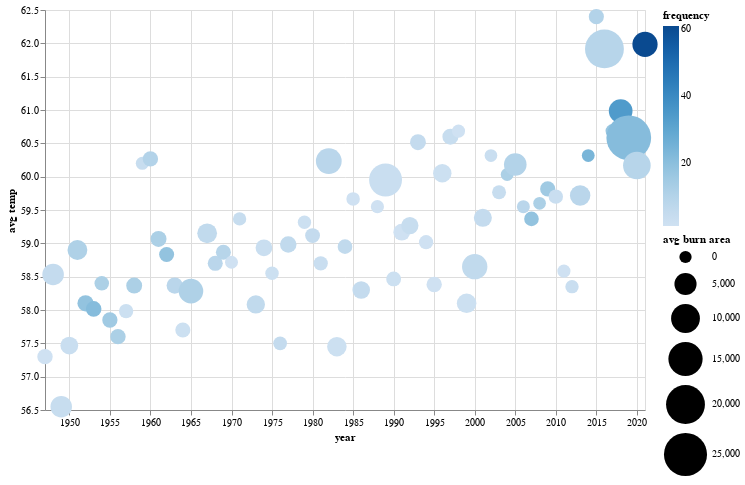

The cell this chart's notebook holds for it:
### Code cell
Chart(df_lnu[df_lnu["frequency"]>0]).mark_circle(opacity=1).encode(
    x=X("year:T", scale=Scale(zero=False)),
    y=Y("temp_value", scale=Scale(zero=False), title="avg temp"),
    size=Size("acres_mean", scale=Scale(range=[150,2000]), title="avg burn area"),
    color=Color("frequency")
).properties(
      width=600,
      height=400
)

### Figure 1 — Vega-Lite specification as saved in the notebook (floating-point values rounded to 4 significant figures)
{"config": {"view": {"continuousWidth": 400, "continuousHeight": 300}}, "data": {"name": "data-fa71748dd863859d082d6396408be7f5"}, "mark": {"type": "circle", "opacity": 1}, "encoding": {"color": {"field": "frequency", "type": "quantitative"}, "size": {"field": "acres_mean", "scale": {"range": [150, 2000]}, "title": "avg burn area", "type": "quantitative"}, "x": {"field": "year", "scale": {"zero": false}, "type": "temporal"}, "y": {"field": "temp_value", "scale": {"zero": false}, "title": "avg temp", "type": "quantitative"}}, "height": 400, "width": 600, "$schema": "https://vega.github.io/schema/vega-lite/v4.17.0.json", "datasets": {"data-fa71748dd863859d082d6396408be7f5": [{"year": "1946/12/31", "temp_value": 57.3, "temp_anomaly": -1.3, "precip_value": 15.42, "precip_anomaly": -14.31, "frequency": 1.0, "acres_sum": 1283.0, "acres_mean": 1283.0}, {"year": "1947/12/31", "temp_value": 58.53, "temp_anomaly": -0.06667, "precip_value": 18.59, "precip_anomaly": -11.14, "frequency": 5.0, "acres_sum": 23000.0, "acres_mean": 4600.0}, {"year": "1948/12/31", "temp_value": 56.55, "temp_anomaly": -2.05, "precip_value": 26.14, "precip_anomaly": -3.593, "frequency": 4.0, "acres_sum": 18280.0, "acres_mean": 4570.0}, {"year": "1949/12/31", "temp_value": 57.47, "temp_anomaly": -1.133, "precip_value": 18.91, "precip_anomaly": -10.82, "frequency": 3.0, "acres_sum": 7338.0, "acres_mean": 2446.0}, {"year": "1950/12/31", "temp_value": 58.9, "temp_anomaly": 0.3, "precip_value": 36.73, "precip_anomaly": 6.998, "frequency": 11.0, "acres_sum": 39100.0, "acres_mean": 3555.0}, {"year": "1951/12/31", "temp_value": 58.1, "temp_anomaly": -0.5, "precip_value": 30.4, "precip_anomaly": 0.67, "frequency": 18.0, "acres_sum": 29480.0, "acres_mean": 1638.0}, {"year": "1952/12/31", "temp_value": 58.02, "temp_anomaly": -0.5833, "precip_value": 37.48, "precip_anomaly": 7.748, "frequency": 21.0, "acres_sum": 28190.0, "acres_mean": 1343.0}, {"year": "1953/12/31", "temp_value": 58.4, "temp_anomaly": -0.2, "precip_value": 21.61, "precip_anomaly": -8.118, "frequency": 12.0, "acres_sum": 10540.0, "acres_mean": 878.2}, {"year": "1954/12/31", "temp_value": 57.85, "temp_anomaly": -0.75, "precip_value": 31.64, "precip_anomaly": 1.912, "frequency": 15.0, "acres_sum": 18230.0, "acres_mean": 1216.0}, {"year": "1955/12/31", "temp_value": 57.6, "temp_anomaly": -1.0, "precip_value": 31.36, "precip_anomaly": 1.627, "frequency": 12.0, "acres_sum": 15140.0, "acres_mean": 1261.0}, {"year": "1956/12/31", "temp_value": 57.98, "temp_anomaly": -0.6167, "precip_value": 23.18, "precip_anomaly": -6.55, "frequency": 2.0, "acres_sum": 1618.0, "acres_mean": 809.0}, {"year": "1957/12/31", "temp_value": 58.37, "temp_anomaly": -0.2333, "precip_value": 30.97, "precip_anomaly": 1.242, "frequency": 12.0, "acres_sum": 18160.0, "acres_mean": 1513.0}, {"year": "1958/12/31", "temp_value": 60.2, "temp_anomaly": 1.6, "precip_value": 38.48, "precip_anomaly": 8.752, "frequency": 4.0, "acres_sum": 1136.0, "acres_mean": 284.1}, {"year": "1959/12/31", "temp_value": 60.27, "temp_anomaly": 1.667, "precip_value": 20.69, "precip_anomaly": -9.043, "frequency": 10.0, "acres_sum": 12560.0, "acres_mean": 1256.0}, {"year": "1960/12/31", "temp_value": 59.07, "temp_anomaly": 0.4667, "precip_value": 30.07, "precip_anomaly": 0.3417, "frequency": 12.0, "acres_sum": 18540.0, "acres_mean": 1545.0}, {"year": "1961/12/31", "temp_value": 58.83, "temp_anomaly": 0.2333, "precip_value": 22.92, "precip_anomaly": -6.813, "frequency": 18.0, "acres_sum": 19660.0, "acres_mean": 1092.0}, {"year": "1962/12/31", "temp_value": 58.37, "temp_anomaly": -0.2333, "precip_value": 30.29, "precip_anomaly": 0.555, "frequency": 8.0, "acres_sum": 13530.0, "acres_mean": 1691.0}, {"year": "1963/12/31", "temp_value": 57.7, "temp_anomaly": -0.9, "precip_value": 32.68, "precip_anomaly": 2.947, "frequency": 2.0, "acres_sum": 2278.0, "acres_mean": 1139.0}, {"year": "1964/12/31", "temp_value": 58.28, "temp_anomaly": -0.3167, "precip_value": 28.3, "precip_anomaly": -1.428, "frequency": 11.0, "acres_sum": 73690.0, "acres_mean": 6699.0}, {"year": "1966/12/31", "temp_value": 59.15, "temp_anomaly": 0.55, "precip_value": 27.07, "precip_anomaly": -2.663, "frequency": 6.0, "acres_sum": 21190.0, "acres_mean": 3532.0}, {"year": "1967/12/31", "temp_value": 58.7, "temp_anomaly": 0.1, "precip_value": 32.12, "precip_anomaly": 2.388, "frequency": 8.0, "acres_sum": 8948.0, "acres_mean": 1118.0}, {"year": "1968/12/31", "temp_value": 58.87, "temp_anomaly": 0.2667, "precip_value": 31.42, "precip_anomaly": 1.685, "frequency": 9.0, "acres_sum": 9758.0, "acres_mean": 1084.0}, {"year": "1969/12/31", "temp_value": 58.72, "temp_anomaly": 0.1167, "precip_value": 40.02, "precip_anomaly": 10.29, "frequency": 1.0, "acres_sum": 255.6, "acres_mean": 255.6}, {"year": "1970/12/31", "temp_value": 59.37, "temp_anomaly": 0.7667, "precip_value": 41.6, "precip_anomaly": 11.87, "frequency": 4.0, "acres_sum": 1662.0, "acres_mean": 415.4}, {"year": "1972/12/31", "temp_value": 58.08, "temp_anomaly": -0.5167, "precip_value": 23.36, "precip_anomaly": -6.367, "frequency": 6.0, "acres_sum": 16170.0, "acres_mean": 2695.0}, {"year": "1973/12/31", "temp_value": 58.93, "temp_anomaly": 0.3333, "precip_value": 45.66, "precip_anomaly": 15.93, "frequency": 3.0, "acres_sum": 5728.0, "acres_mean": 1909.0}, {"year": "1974/12/31", "temp_value": 58.55, "temp_anomaly": -0.05, "precip_value": 26.22, "precip_anomaly": -3.507, "frequency": 2.0, "acres_sum": 919.8, "acres_mean": 459.9}, {"year": "1975/12/31", "temp_value": 57.5, "temp_anomaly": -1.1, "precip_value": 27.92, "precip_anomaly": -1.815, "frequency": 5.0, "acres_sum": 2872.0, "acres_mean": 574.4}, {"year": "1976/12/31", "temp_value": 58.98, "temp_anomaly": 0.3833, "precip_value": 9.947, "precip_anomaly": -19.78, "frequency": 6.0, "acres_sum": 10650.0, "acres_mean": 1774.0}, {"year": "1978/12/31", "temp_value": 59.32, "temp_anomaly": 0.7167, "precip_value": 33.34, "precip_anomaly": 3.61, "frequency": 2.0, "acres_sum": 829.0, "acres_mean": 414.5}, {"year": "1979/12/31", "temp_value": 59.12, "temp_anomaly": 0.5167, "precip_value": 37.11, "precip_anomaly": 7.383, "frequency": 5.0, "acres_sum": 5172.0, "acres_mean": 1034.0}, {"year": "1980/12/31", "temp_value": 58.7, "temp_anomaly": 0.1, "precip_value": 28.58, "precip_anomaly": -1.153, "frequency": 3.0, "acres_sum": 2373.0, "acres_mean": 791.0}, {"year": "1981/12/31", "temp_value": 60.23, "temp_anomaly": 1.633, "precip_value": 36.34, "precip_anomaly": 6.612, "frequency": 8.0, "acres_sum": 60390.0, "acres_mean": 7548.0}, {"year": "1982/12/31", "temp_value": 57.45, "temp_anomaly": -1.15, "precip_value": 42.99, "precip_anomaly": 13.26, "frequency": 2.0, "acres_sum": 6742.0, "acres_mean": 3371.0}, {"year": "1983/12/31", "temp_value": 58.95, "temp_anomaly": 0.35, "precip_value": 64.52, "precip_anomaly": 34.79, "frequency": 6.0, "acres_sum": 5665.0, "acres_mean": 944.2}, {"year": "1984/12/31", "temp_value": 59.67, "temp_anomaly": 1.067, "precip_value": 21.6, "precip_anomaly": -8.135, "frequency": 1.0, "acres_sum": 477.8, "acres_mean": 477.8}, {"year": "1985/12/31", "temp_value": 58.3, "temp_anomaly": -0.3, "precip_value": 19.58, "precip_anomaly": -10.15, "frequency": 5.0, "acres_sum": 11670.0, "acres_mean": 2335.0}, {"year": "1987/12/31", "temp_value": 59.55, "temp_anomaly": 0.95, "precip_value": 27.84, "precip_anomaly": -1.892, "frequency": 1.0, "acres_sum": 343.8, "acres_mean": 343.8}, {"year": "1988/12/31", "temp_value": 59.95, "temp_anomaly": 1.35, "precip_value": 20.23, "precip_anomaly": -9.495, "frequency": 3.0, "acres_sum": 41010.0, "acres_mean": 13670.0}, {"year": "1989/12/31", "temp_value": 58.47, "temp_anomaly": -0.1333, "precip_value": 18.75, "precip_anomaly": -10.98, "frequency": 2.0, "acres_sum": 2074.0, "acres_mean": 1037.0}, {"year": "1990/12/31", "temp_value": 59.17, "temp_anomaly": 0.5667, "precip_value": 16.99, "precip_anomaly": -12.74, "frequency": 1.0, "acres_sum": 1922.0, "acres_mean": 1922.0}, {"year": "1991/12/31", "temp_value": 59.27, "temp_anomaly": 0.6667, "precip_value": 25.2, "precip_anomaly": -4.53, "frequency": 4.0, "acres_sum": 8632.0, "acres_mean": 2158.0}, {"year": "1992/12/31", "temp_value": 60.52, "temp_anomaly": 1.917, "precip_value": 32.08, "precip_anomaly": 2.352, "frequency": 5.0, "acres_sum": 7401.0, "acres_mean": 1480.0}, {"year": "1993/12/31", "temp_value": 59.02, "temp_anomaly": 0.4167, "precip_value": 36.03, "precip_anomaly": 6.302, "frequency": 1.0, "acres_sum": 766.1, "acres_mean": 766.1}, {"year": "1994/12/31", "temp_value": 58.38, "temp_anomaly": -0.2167, "precip_value": 23.26, "precip_anomaly": -6.472, "frequency": 1.0, "acres_sum": 1276.0, "acres_mean": 1276.0}, {"year": "1995/12/31", "temp_value": 60.05, "temp_anomaly": 1.45, "precip_value": 51.9, "precip_anomaly": 22.17, "frequency": 2.0, "acres_sum": 5571.0, "acres_mean": 2785.0}, {"year": "1996/12/31", "temp_value": 60.6, "temp_anomaly": 2.0, "precip_value": 44.77, "precip_anomaly": 15.04, "frequency": 4.0, "acres_sum": 6280.0, "acres_mean": 1570.0}, {"year": "1997/12/31", "temp_value": 60.68, "temp_anomaly": 2.083, "precip_value": 29.34, "precip_anomaly": -0.385, "frequency": 1.0, "acres_sum": 333.6, "acres_mean": 333.6}, {"year": "1998/12/31", "temp_value": 58.1, "temp_anomaly": -0.5, "precip_value": 49.92, "precip_anomaly": 20.19, "frequency": 2.0, "acres_sum": 6834.0, "acres_mean": 3417.0}, {"year": "1999/12/31", "temp_value": 58.65, "temp_anomaly": 0.05, "precip_value": 24.22, "precip_anomaly": -5.505, "frequency": 6.0, "acres_sum": 43390.0, "acres_mean": 7232.0}, {"year": "2000/12/31", "temp_value": 59.38, "temp_anomaly": 0.7833, "precip_value": 30.18, "precip_anomaly": 0.4533, "frequency": 5.0, "acres_sum": 12930.0, "acres_mean": 2586.0}, {"year": "2001/12/31", "temp_value": 60.32, "temp_anomaly": 1.717, "precip_value": 36.87, "precip_anomaly": 7.143, "frequency": 3.0, "acres_sum": 498.2, "acres_mean": 166.1}, {"year": "2002/12/31", "temp_value": 59.77, "temp_anomaly": 1.167, "precip_value": 29.55, "precip_anomaly": -0.1767, "frequency": 4.0, "acres_sum": 2566.0, "acres_mean": 641.5}, {"year": "2003/12/31", "temp_value": 60.03, "temp_anomaly": 1.433, "precip_value": 31.3, "precip_anomaly": 1.567, "frequency": 12.0, "acres_sum": 2801.0, "acres_mean": 233.4}, {"year": "2004/12/31", "temp_value": 60.18, "temp_anomaly": 1.583, "precip_value": 31.47, "precip_anomaly": 1.743, "frequency": 10.0, "acres_sum": 53040.0, "acres_mean": 5304.0}, {"year": "2005/12/31", "temp_value": 59.55, "temp_anomaly": 0.95, "precip_value": 41.88, "precip_anomaly": 12.15, "frequency": 8.0, "acres_sum": 2114.0, "acres_mean": 264.3}, {"year": "2006/12/31", "temp_value": 59.37, "temp_anomaly": 0.7667, "precip_value": 33.82, "precip_anomaly": 4.088, "frequency": 18.0, "acres_sum": 16870.0, "acres_mean": 937.3}, {"year": "2007/12/31", "temp_value": 59.6, "temp_anomaly": 1.0, "precip_value": 17.89, "precip_anomaly": -11.84, "frequency": 12.0, "acres_sum": 1664.0, "acres_mean": 138.7}, {"year": "2008/12/31", "temp_value": 59.82, "temp_anomaly": 1.217, "precip_value": 24.17, "precip_anomaly": -5.557, "frequency": 15.0, "acres_sum": 17470.0, "acres_mean": 1164.0}, {"year": "2009/12/31", "temp_value": 59.7, "temp_anomaly": 1.1, "precip_value": 23.77, "precip_anomaly": -5.957, "frequency": 3.0, "acres_sum": 2452.0, "acres_mean": 817.4}, {"year": "2010/12/31", "temp_value": 58.58, "temp_anomaly": -0.01667, "precip_value": 42.31, "precip_anomaly": 12.58, "frequency": 1.0, "acres_sum": 346.9, "acres_mean": 346.9}, {"year": "2011/12/31", "temp_value": 58.35, "temp_anomaly": -0.25, "precip_value": 26.02, "precip_anomaly": -3.713, "frequency": 3.0, "acres_sum": 1239.0, "acres_mean": 413.1}, {"year": "2012/12/31", "temp_value": 59.72, "temp_anomaly": 1.117, "precip_value": 37.49, "precip_anomaly": 7.757, "frequency": 8.0, "acres_sum": 31420.0, "acres_mean": 3928.0}, {"year": "2013/12/31", "temp_value": 60.32, "temp_anomaly": 1.717, "precip_value": 8.05, "precip_anomaly": -21.68, "frequency": 24.0, "acres_sum": 5287.0, "acres_mean": 220.3}, {"year": "2014/12/31", "temp_value": 62.4, "temp_anomaly": 3.8, "precip_value": 33.05, "precip_anomaly": 3.32, "frequency": 10.0, "acres_sum": 11530.0, "acres_mean": 1153.0}, {"year": "2015/12/31", "temp_value": 61.92, "temp_anomaly": 3.317, "precip_value": 15.09, "precip_anomaly": -14.64, "frequency": 9.0, "acres_sum": 179800.0, "acres_mean": 19970.0}, {"year": "2016/12/31", "temp_value": 60.68, "temp_anomaly": 2.083, "precip_value": 35.36, "precip_anomaly": 5.633, "frequency": 17.0, "acres_sum": 11940.0, "acres_mean": 702.2}, {"year": "2017/12/31", "temp_value": 60.98, "temp_anomaly": 2.383, "precip_value": 40.3, "precip_anomaly": 10.57, "frequency": 34.0, "acres_sum": 205900.0, "acres_mean": 6056.0}, {"year": "2018/12/31", "temp_value": 60.58, "temp_anomaly": 1.983, "precip_value": 24.7, "precip_anomaly": -5.028, "frequency": 21.0, "acres_sum": 570200.0, "acres_mean": 27150.0}, {"year": "2019/12/31", "temp_value": 60.17, "temp_anomaly": 1.567, "precip_value": 42.85, "precip_anomaly": 13.12, "frequency": 9.0, "acres_sum": 80940.0, "acres_mean": 8993.0}, {"year": "2020/12/31", "temp_value": 61.98, "temp_anomaly": 3.383, "precip_value": 10.33, "precip_anomaly": -19.41, "frequency": 61.0, "acres_sum": 433700.0, "acres_mean": 7110.0}]}}
